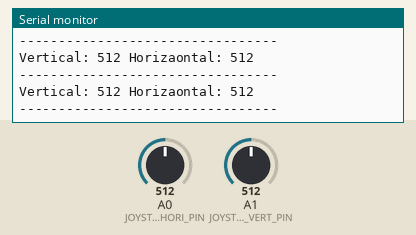
This sketch was run on a simulated Arduino Uno, built with avr-gcc and run on an emulated ATmega328P. On the bench: the last lines printed to the serial monitor. Inputs (shaded band) come from the test bench; at power-on: A0 (JOYSTICK_HORI_PIN) = 512, A1 (JOYSTICK_VERT_PIN) = 512. No radio packets arrive unless stated.

Above: at 5.7 s.
5.8 s: A0 (JOYSTICK_HORI_PIN) set to 983
At 6.09 s:
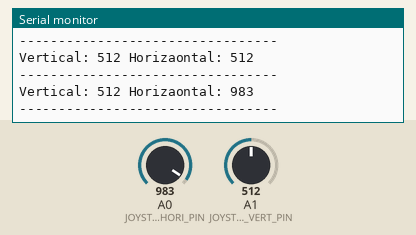
7.3 s: A0 (JOYSTICK_HORI_PIN) set to 1016
At 7.52 s:
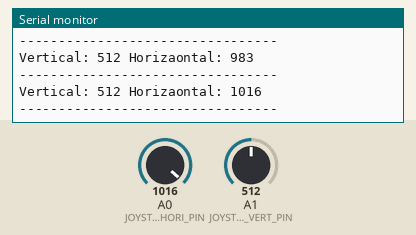
Timing chart, 0 to 10.3 s (numbered marks = the images above; inputs shaded):
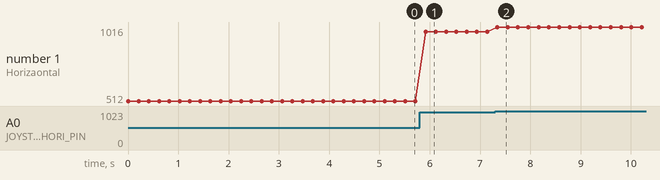

The sketch:

Drone_Main_Controller.ino
```cpp
#include <SPI.h>
#include <nRF24L01.h>
#include <RF24.h>

#define CSN_PIN 8
#define CE_PIN 7

#define JOYSTICK_VERT_PIN A1
#define JOYSTICK_HORI_PIN A0

RF24 radio(CE_PIN, CSN_PIN); // CE, CSN

const byte address[6] = "00001";

int inputValues[2] = {512, 512}; // Vertical val, Horizontal val.

void setup() {
  Serial.begin(9600);
  radio.begin();
  radio.openWritingPipe(address);
  radio.setPALevel(RF24_PA_MIN);
  radio.stopListening();
}
void loop() {
  int inputValues[2]; // Vertical val, Horizontal val.
  inputValues[0] = 1024 - analogRead(JOYSTICK_VERT_PIN);
  inputValues[1] = analogRead(JOYSTICK_HORI_PIN);

  radio.write((void*)inputValues, sizeof(int) * 2);

    Serial.print("Vertical: ");
    Serial.print(inputValues[0]);
    Serial.print(" Horizaontal: ");
    Serial.println(inputValues[1]);
    Serial.println("---------------------------------");

  delay(200);
}
```

Measured:
- after the input at 5.8 s, the serial monitor: prints a new line after 0.12 s (image 1)
- after the input at 7.3 s, the serial monitor: prints a new line after 0.05 s (image 2)
- plotted number 1: 512 → 983 after the input at 5.8 s, 983 → 1016 after the input at 7.3 s
